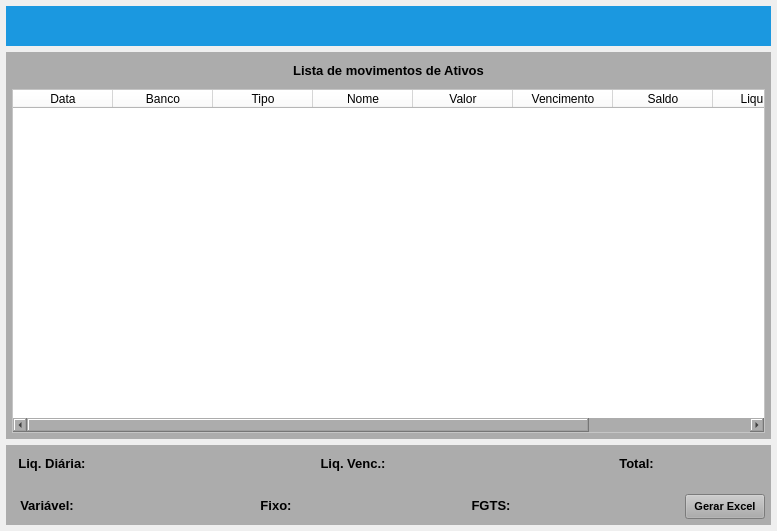
<?xml version="1.0" encoding="UTF-8"?>
<ui version="4.0">
 <class>MainWindow</class>
 <widget class="QMainWindow" name="MainWindow">
  <property name="geometry">
   <rect>
    <x>0</x>
    <y>0</y>
    <width>777</width>
    <height>531</height>
   </rect>
  </property>
  <property name="windowTitle">
   <string>Movimentação Ativos</string>
  </property>
  <widget class="QWidget" name="centralwidget">
   <layout class="QVBoxLayout" name="verticalLayout">
    <property name="leftMargin">
     <number>6</number>
    </property>
    <property name="topMargin">
     <number>6</number>
    </property>
    <property name="rightMargin">
     <number>6</number>
    </property>
    <property name="bottomMargin">
     <number>6</number>
    </property>
    <item>
     <widget class="QWidget" name="widget_5" native="true">
      <property name="minimumSize">
       <size>
        <width>0</width>
        <height>40</height>
       </size>
      </property>
      <property name="maximumSize">
       <size>
        <width>16777215</width>
        <height>40</height>
       </size>
      </property>
      <property name="styleSheet">
       <string notr="true">background-color: rgb(27, 152, 224);</string>
      </property>
      <layout class="QHBoxLayout" name="horizontalLayout_3">
       <property name="spacing">
        <number>5</number>
       </property>
       <property name="leftMargin">
        <number>5</number>
       </property>
       <property name="topMargin">
        <number>5</number>
       </property>
       <property name="rightMargin">
        <number>5</number>
       </property>
       <property name="bottomMargin">
        <number>5</number>
       </property>
       <item>
        <widget class="QLabel" name="label">
         <property name="text">
          <string/>
         </property>
        </widget>
       </item>
      </layout>
     </widget>
    </item>
    <item>
     <widget class="QWidget" name="widget_2" native="true">
      <layout class="QHBoxLayout" name="horizontalLayout_4">
       <property name="leftMargin">
        <number>0</number>
       </property>
       <property name="topMargin">
        <number>0</number>
       </property>
       <property name="rightMargin">
        <number>0</number>
       </property>
       <property name="bottomMargin">
        <number>0</number>
       </property>
       <item>
        <widget class="QWidget" name="widget_4" native="true">
         <property name="minimumSize">
          <size>
           <width>0</width>
           <height>0</height>
          </size>
         </property>
         <property name="styleSheet">
          <string notr="true">background-color: rgb(172, 172, 172);</string>
         </property>
         <layout class="QVBoxLayout" name="verticalLayout_2">
          <property name="spacing">
           <number>6</number>
          </property>
          <property name="leftMargin">
           <number>6</number>
          </property>
          <property name="topMargin">
           <number>6</number>
          </property>
          <property name="rightMargin">
           <number>6</number>
          </property>
          <property name="bottomMargin">
           <number>6</number>
          </property>
          <item>
           <widget class="QLabel" name="label_5">
            <property name="minimumSize">
             <size>
              <width>0</width>
              <height>0</height>
             </size>
            </property>
            <property name="maximumSize">
             <size>
              <width>16777215</width>
              <height>25</height>
             </size>
            </property>
            <property name="font">
             <font>
              <pointsize>10</pointsize>
              <weight>75</weight>
              <bold>true</bold>
             </font>
            </property>
            <property name="text">
             <string>Lista de movimentos de Ativos</string>
            </property>
            <property name="alignment">
             <set>Qt::AlignCenter</set>
            </property>
           </widget>
          </item>
          <item>
           <widget class="QTableWidget" name="table_Lista">
            <property name="sizePolicy">
             <sizepolicy hsizetype="Preferred" vsizetype="Preferred">
              <horstretch>0</horstretch>
              <verstretch>0</verstretch>
             </sizepolicy>
            </property>
            <property name="font">
             <font>
              <pointsize>8</pointsize>
             </font>
            </property>
            <property name="styleSheet">
             <string notr="true">background-color: rgb(255, 255, 255);</string>
            </property>
            <column>
             <property name="text">
              <string>Data</string>
             </property>
            </column>
            <column>
             <property name="text">
              <string>Banco</string>
             </property>
            </column>
            <column>
             <property name="text">
              <string>Tipo</string>
             </property>
            </column>
            <column>
             <property name="text">
              <string>Nome</string>
             </property>
            </column>
            <column>
             <property name="text">
              <string>Valor</string>
             </property>
            </column>
            <column>
             <property name="text">
              <string>Vencimento</string>
             </property>
            </column>
            <column>
             <property name="text">
              <string>Saldo</string>
             </property>
            </column>
            <column>
             <property name="text">
              <string>Liquidez</string>
             </property>
            </column>
            <column>
             <property name="text">
              <string>Status</string>
             </property>
            </column>
           </widget>
          </item>
         </layout>
        </widget>
       </item>
      </layout>
     </widget>
    </item>
    <item>
     <widget class="QWidget" name="widget" native="true">
      <property name="minimumSize">
       <size>
        <width>0</width>
        <height>80</height>
       </size>
      </property>
      <property name="maximumSize">
       <size>
        <width>16777215</width>
        <height>80</height>
       </size>
      </property>
      <property name="styleSheet">
       <string notr="true">background-color: rgb(172, 172, 172);</string>
      </property>
      <layout class="QVBoxLayout" name="verticalLayout_3">
       <property name="leftMargin">
        <number>0</number>
       </property>
       <property name="topMargin">
        <number>0</number>
       </property>
       <property name="rightMargin">
        <number>0</number>
       </property>
       <property name="bottomMargin">
        <number>0</number>
       </property>
       <item>
        <widget class="QWidget" name="widget_6" native="true">
         <property name="minimumSize">
          <size>
           <width>0</width>
           <height>35</height>
          </size>
         </property>
         <property name="maximumSize">
          <size>
           <width>16777215</width>
           <height>35</height>
          </size>
         </property>
         <property name="styleSheet">
          <string notr="true"/>
         </property>
         <layout class="QHBoxLayout" name="horizontalLayout">
          <property name="leftMargin">
           <number>6</number>
          </property>
          <property name="topMargin">
           <number>6</number>
          </property>
          <property name="rightMargin">
           <number>6</number>
          </property>
          <property name="bottomMargin">
           <number>6</number>
          </property>
          <item>
           <widget class="QLabel" name="label_7">
            <property name="minimumSize">
             <size>
              <width>80</width>
              <height>0</height>
             </size>
            </property>
            <property name="maximumSize">
             <size>
              <width>80</width>
              <height>25</height>
             </size>
            </property>
            <property name="font">
             <font>
              <pointsize>10</pointsize>
              <weight>75</weight>
              <bold>true</bold>
             </font>
            </property>
            <property name="text">
             <string>Liq. Diária:</string>
            </property>
            <property name="alignment">
             <set>Qt::AlignCenter</set>
            </property>
           </widget>
          </item>
          <item>
           <widget class="QLabel" name="label_Diaria">
            <property name="minimumSize">
             <size>
              <width>100</width>
              <height>0</height>
             </size>
            </property>
            <property name="maximumSize">
             <size>
              <width>100</width>
              <height>25</height>
             </size>
            </property>
            <property name="font">
             <font>
              <pointsize>10</pointsize>
              <weight>75</weight>
              <bold>true</bold>
             </font>
            </property>
            <property name="text">
             <string/>
            </property>
            <property name="alignment">
             <set>Qt::AlignCenter</set>
            </property>
           </widget>
          </item>
          <item>
           <widget class="QLabel" name="label_2">
            <property name="text">
             <string/>
            </property>
           </widget>
          </item>
          <item>
           <widget class="QLabel" name="label_8">
            <property name="minimumSize">
             <size>
              <width>80</width>
              <height>0</height>
             </size>
            </property>
            <property name="maximumSize">
             <size>
              <width>80</width>
              <height>25</height>
             </size>
            </property>
            <property name="font">
             <font>
              <pointsize>10</pointsize>
              <weight>75</weight>
              <bold>true</bold>
             </font>
            </property>
            <property name="text">
             <string>Liq. Venc.:</string>
            </property>
            <property name="alignment">
             <set>Qt::AlignCenter</set>
            </property>
           </widget>
          </item>
          <item>
           <widget class="QLabel" name="label_Vencimento">
            <property name="minimumSize">
             <size>
              <width>100</width>
              <height>0</height>
             </size>
            </property>
            <property name="maximumSize">
             <size>
              <width>100</width>
              <height>25</height>
             </size>
            </property>
            <property name="font">
             <font>
              <pointsize>10</pointsize>
              <weight>75</weight>
              <bold>true</bold>
             </font>
            </property>
            <property name="text">
             <string/>
            </property>
            <property name="alignment">
             <set>Qt::AlignCenter</set>
            </property>
           </widget>
          </item>
          <item>
           <widget class="QLabel" name="label_3">
            <property name="text">
             <string/>
            </property>
           </widget>
          </item>
          <item>
           <widget class="QLabel" name="label_6">
            <property name="minimumSize">
             <size>
              <width>45</width>
              <height>0</height>
             </size>
            </property>
            <property name="maximumSize">
             <size>
              <width>45</width>
              <height>25</height>
             </size>
            </property>
            <property name="font">
             <font>
              <pointsize>10</pointsize>
              <weight>75</weight>
              <bold>true</bold>
             </font>
            </property>
            <property name="text">
             <string>Total:</string>
            </property>
            <property name="alignment">
             <set>Qt::AlignCenter</set>
            </property>
           </widget>
          </item>
          <item>
           <widget class="QLabel" name="label_Total">
            <property name="minimumSize">
             <size>
              <width>100</width>
              <height>0</height>
             </size>
            </property>
            <property name="maximumSize">
             <size>
              <width>100</width>
              <height>25</height>
             </size>
            </property>
            <property name="font">
             <font>
              <pointsize>10</pointsize>
              <weight>75</weight>
              <bold>true</bold>
             </font>
            </property>
            <property name="text">
             <string/>
            </property>
            <property name="alignment">
             <set>Qt::AlignCenter</set>
            </property>
           </widget>
          </item>
         </layout>
        </widget>
       </item>
       <item>
        <widget class="QWidget" name="widget_7" native="true">
         <property name="minimumSize">
          <size>
           <width>0</width>
           <height>35</height>
          </size>
         </property>
         <property name="maximumSize">
          <size>
           <width>16777215</width>
           <height>35</height>
          </size>
         </property>
         <property name="styleSheet">
          <string notr="true"/>
         </property>
         <layout class="QHBoxLayout" name="horizontalLayout_2">
          <property name="leftMargin">
           <number>6</number>
          </property>
          <property name="topMargin">
           <number>6</number>
          </property>
          <property name="rightMargin">
           <number>6</number>
          </property>
          <property name="bottomMargin">
           <number>6</number>
          </property>
          <item>
           <widget class="QLabel" name="label_9">
            <property name="minimumSize">
             <size>
              <width>70</width>
              <height>0</height>
             </size>
            </property>
            <property name="maximumSize">
             <size>
              <width>70</width>
              <height>25</height>
             </size>
            </property>
            <property name="font">
             <font>
              <pointsize>10</pointsize>
              <weight>75</weight>
              <bold>true</bold>
             </font>
            </property>
            <property name="text">
             <string>Variável:</string>
            </property>
            <property name="alignment">
             <set>Qt::AlignCenter</set>
            </property>
           </widget>
          </item>
          <item>
           <widget class="QLabel" name="label_Variavel">
            <property name="minimumSize">
             <size>
              <width>100</width>
              <height>0</height>
             </size>
            </property>
            <property name="maximumSize">
             <size>
              <width>100</width>
              <height>25</height>
             </size>
            </property>
            <property name="font">
             <font>
              <pointsize>10</pointsize>
              <weight>75</weight>
              <bold>true</bold>
             </font>
            </property>
            <property name="text">
             <string/>
            </property>
            <property name="alignment">
             <set>Qt::AlignCenter</set>
            </property>
           </widget>
          </item>
          <item>
           <widget class="QLabel" name="label_4">
            <property name="text">
             <string/>
            </property>
           </widget>
          </item>
          <item>
           <widget class="QLabel" name="label_10">
            <property name="minimumSize">
             <size>
              <width>40</width>
              <height>0</height>
             </size>
            </property>
            <property name="maximumSize">
             <size>
              <width>40</width>
              <height>25</height>
             </size>
            </property>
            <property name="font">
             <font>
              <pointsize>10</pointsize>
              <weight>75</weight>
              <bold>true</bold>
             </font>
            </property>
            <property name="text">
             <string>Fixo:</string>
            </property>
            <property name="alignment">
             <set>Qt::AlignCenter</set>
            </property>
           </widget>
          </item>
          <item>
           <widget class="QLabel" name="label_Fixo">
            <property name="minimumSize">
             <size>
              <width>100</width>
              <height>0</height>
             </size>
            </property>
            <property name="maximumSize">
             <size>
              <width>100</width>
              <height>25</height>
             </size>
            </property>
            <property name="font">
             <font>
              <pointsize>10</pointsize>
              <weight>75</weight>
              <bold>true</bold>
             </font>
            </property>
            <property name="text">
             <string/>
            </property>
            <property name="alignment">
             <set>Qt::AlignCenter</set>
            </property>
           </widget>
          </item>
          <item>
           <widget class="QLabel" name="label_11">
            <property name="text">
             <string/>
            </property>
           </widget>
          </item>
          <item>
           <widget class="QLabel" name="label_12">
            <property name="minimumSize">
             <size>
              <width>40</width>
              <height>0</height>
             </size>
            </property>
            <property name="maximumSize">
             <size>
              <width>40</width>
              <height>25</height>
             </size>
            </property>
            <property name="font">
             <font>
              <pointsize>10</pointsize>
              <weight>75</weight>
              <bold>true</bold>
             </font>
            </property>
            <property name="text">
             <string>FGTS:</string>
            </property>
            <property name="alignment">
             <set>Qt::AlignCenter</set>
            </property>
           </widget>
          </item>
          <item>
           <widget class="QLabel" name="label_FGTS">
            <property name="minimumSize">
             <size>
              <width>100</width>
              <height>0</height>
             </size>
            </property>
            <property name="maximumSize">
             <size>
              <width>100</width>
              <height>25</height>
             </size>
            </property>
            <property name="font">
             <font>
              <pointsize>10</pointsize>
              <weight>75</weight>
              <bold>true</bold>
             </font>
            </property>
            <property name="text">
             <string/>
            </property>
            <property name="alignment">
             <set>Qt::AlignCenter</set>
            </property>
           </widget>
          </item>
          <item>
           <widget class="QLabel" name="label_Excel">
            <property name="text">
             <string/>
            </property>
           </widget>
          </item>
          <item>
           <widget class="QPushButton" name="btn_Excel">
            <property name="sizePolicy">
             <sizepolicy hsizetype="Preferred" vsizetype="Preferred">
              <horstretch>0</horstretch>
              <verstretch>0</verstretch>
             </sizepolicy>
            </property>
            <property name="minimumSize">
             <size>
              <width>80</width>
              <height>25</height>
             </size>
            </property>
            <property name="maximumSize">
             <size>
              <width>80</width>
              <height>25</height>
             </size>
            </property>
            <property name="font">
             <font>
              <pointsize>8</pointsize>
              <weight>75</weight>
              <bold>true</bold>
             </font>
            </property>
            <property name="cursor">
             <cursorShape>PointingHandCursor</cursorShape>
            </property>
            <property name="layoutDirection">
             <enum>Qt::LeftToRight</enum>
            </property>
            <property name="autoFillBackground">
             <bool>false</bool>
            </property>
            <property name="text">
             <string>Gerar Excel</string>
            </property>
            <property name="checkable">
             <bool>false</bool>
            </property>
            <property name="autoDefault">
             <bool>false</bool>
            </property>
            <property name="default">
             <bool>false</bool>
            </property>
            <property name="flat">
             <bool>false</bool>
            </property>
           </widget>
          </item>
         </layout>
        </widget>
       </item>
      </layout>
     </widget>
    </item>
   </layout>
  </widget>
 </widget>
 <tabstops>
  <tabstop>table_Lista</tabstop>
 </tabstops>
 <resources/>
 <connections/>
</ui>
